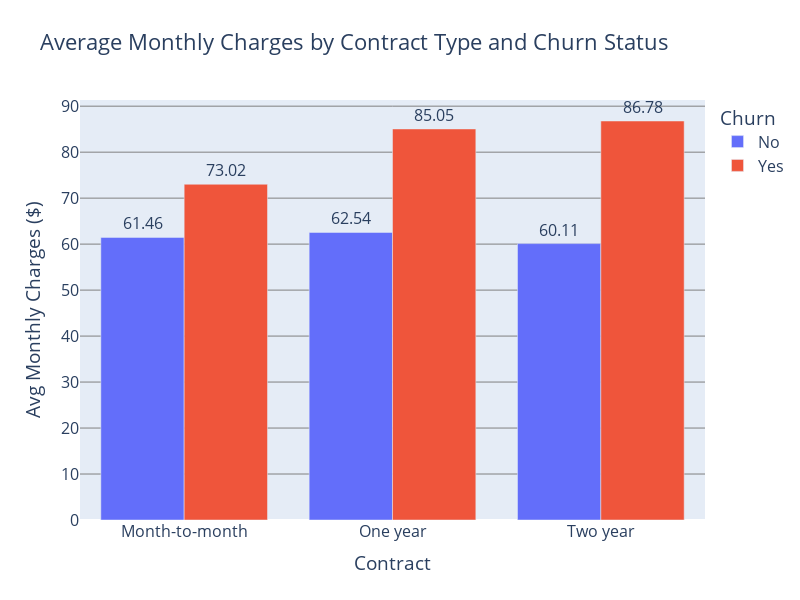

The notebook cell saved with this chart:
### Code cell
fig = px.bar(
    Churn_Contract_Charges,
    x='Contract',
    y='MonthlyCharges',
    color='Churn',
    barmode='group',
    title='Average Monthly Charges by Contract Type and Churn Status',
    labels={'MonthlyCharges': 'Avg Monthly Charges ($)'}
)
fig.update_traces(
    texttemplate='%{y:.2f}',
    textposition='outside'
)
fig.update_layout(
    yaxis=dict(showgrid=True, gridcolor='gray'),
    font=dict(size=16),
    width=800,
    height=600
)

fig.show()

### Figure 1 — Plotly figure (JSON) as saved in the notebook; plotly's stock layout.template omitted (floating-point values rounded to 4 significant figures)
{"data": [{"alignmentgroup": "True", "hovertemplate": "Churn=No<br>Contract=%{x}<br>Avg Monthly Charges ($)=%{y}<extra></extra>", "legendgroup": "No", "marker": {"color": "#636efa", "pattern": {"shape": ""}}, "name": "No", "offsetgroup": "No", "orientation": "v", "showlegend": true, "textposition": "outside", "texttemplate": "%{y:.2f}", "type": "bar", "x": ["Month-to-month", "One year", "Two year"], "xaxis": "x", "y": [61.46, 62.54, 60.11], "yaxis": "y"}, {"alignmentgroup": "True", "hovertemplate": "Churn=Yes<br>Contract=%{x}<br>Avg Monthly Charges ($)=%{y}<extra></extra>", "legendgroup": "Yes", "marker": {"color": "#EF553B", "pattern": {"shape": ""}}, "name": "Yes", "offsetgroup": "Yes", "orientation": "v", "showlegend": true, "textposition": "outside", "texttemplate": "%{y:.2f}", "type": "bar", "x": ["Month-to-month", "One year", "Two year"], "xaxis": "x", "y": [73.02, 85.05, 86.78], "yaxis": "y"}], "layout": {"barmode": "group", "font": {"size": 16}, "height": 600, "legend": {"title": {"text": "Churn"}, "tracegroupgap": 0}, "title": {"text": "Average Monthly Charges by Contract Type and Churn Status"}, "width": 800, "xaxis": {"anchor": "y", "domain": [0, 1], "title": {"text": "Contract"}}, "yaxis": {"anchor": "x", "domain": [0, 1], "gridcolor": "gray", "showgrid": true, "title": {"text": "Avg Monthly Charges ($)"}}}}
